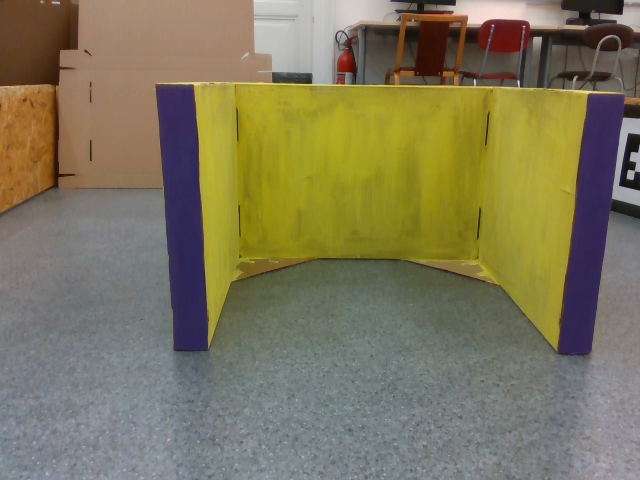
#> input picture camera/shoot9/RGB2.png, 640 x 480 px
$ python hsv.py
#> lines starting #> are read from the running program, lines starting #| are printed output that depends on the picture; after the words box and inside, x2 and y2 are one past the last pixel; in counts of white or black regions, pixels touching at a corner belong together
# DEBUG PURPOSES ONLY!

import cv2
import numpy as np

import yaml

detection_cfg = yaml.safe_load(open('conf/detection.yaml', 'r'))


def nothing(x):
    pass


# Set things up
img = cv2.imread('camera/shoot9/RGB2.png')
#> img is the input picture: shape (480, 640, 3); mean B, G, R 91, 119.7, 126.2
img = cv2.resize(img, (670, 500))
#> img: shape (500, 670, 3)

test_color = "magenta"

# Create a window
cv2.namedWindow('image')

# create trackbars for color change
cv2.createTrackbar('HMin', 'image', 0, 179, nothing)  # Hue is from 0-179 for Opencv
cv2.createTrackbar('SMin', 'image', 0, 255, nothing)
cv2.createTrackbar('VMin', 'image', 0, 255, nothing)
cv2.createTrackbar('HMax', 'image', 0, 179, nothing)
cv2.createTrackbar('SMax', 'image', 0, 255, nothing)
cv2.createTrackbar('VMax', 'image', 0, 255, nothing)

# Set default value for MAX HSV trackbars.
cv2.setTrackbarPos('HMax', 'image', 179)
cv2.setTrackbarPos('SMax', 'image', 255)
cv2.setTrackbarPos('VMax', 'image', 255)

# Initialize to check if HSV min/max value changes
hMin = sMin = vMin = hMax = sMax = vMax = 0
phMin = psMin = pvMin = phMax = psMax = pvMax = 100

output = img
waitTime = 33

lower = detection_cfg['colors'][test_color]['lower']
upper = detection_cfg['colors'][test_color]['upper']

# preset values on trackbars
cv2.setTrackbarPos('HMin', 'image', lower[0])
cv2.setTrackbarPos('SMin', 'image', lower[1])
cv2.setTrackbarPos('VMin', 'image', lower[2])
cv2.setTrackbarPos('HMax', 'image', upper[0])
cv2.setTrackbarPos('SMax', 'image', upper[1])
cv2.setTrackbarPos('VMax', 'image', upper[2])

# Show the image
cv2.imshow('image', output)
cv2.waitKey(0)

while (1):

    # get current positions of all trackbars
    hMin = cv2.getTrackbarPos('HMin', 'image')
    sMin = cv2.getTrackbarPos('SMin', 'image')
    vMin = cv2.getTrackbarPos('VMin', 'image')

    hMax = cv2.getTrackbarPos('HMax', 'image')
    sMax = cv2.getTrackbarPos('SMax', 'image')
    vMax = cv2.getTrackbarPos('VMax', 'image')

    # Set minimum and max HSV values to display
    lower = np.array([hMin, sMin, vMin])
    upper = np.array([hMax, sMax, vMax])

    # Create HSV Image and threshold into a range.
    hsv = cv2.cvtColor(img, cv2.COLOR_BGR2HSV)
#> hsv: shape (500, 670, 3); mean H, S, V 57.1, 88.2, 132
    mask = cv2.inRange(hsv, lower, upper)
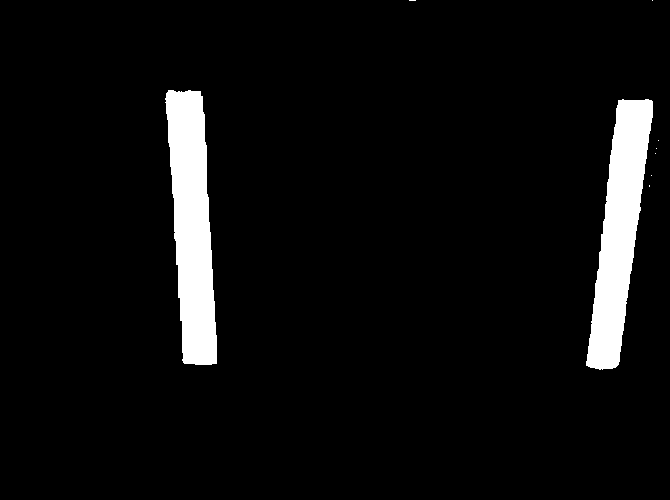
#> mask: shape (500, 670); 5.7% white; 9 white regions (7 under 20 px), largest, box (x1, y1, x2, y2) and area: (165, 90, 217, 365) 9753, (586, 99, 653, 370) 9252
    output = cv2.bitwise_and(img, img, mask=mask)
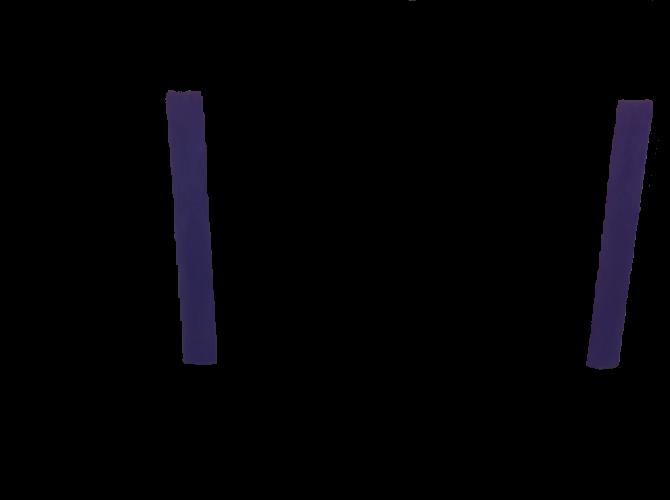
#> output: shape (500, 670, 3); mean B, G, R 4.8, 2.4, 2.9

    # Print if there is a change in HSV value
    if ((phMin != hMin) | (psMin != sMin) | (pvMin != vMin) | (phMax != hMax) | (psMax != sMax) | (pvMax != vMax)):
        print("(hMin = %d , sMin = %d, vMin = %d), (hMax = %d , sMax = %d, vMax = %d)" % (
            hMin, sMin, vMin, hMax, sMax, vMax))
        phMin = hMin
        psMin = sMin
        pvMin = vMin
        phMax = hMax
        psMax = sMax
        pvMax = vMax

    # Display output image
    cv2.imshow('image', output)

    # Wait longer to prevent freeze for videos.
    if cv2.waitKey(waitTime) & 0xFF == ord('q'):
#> (key q is pressed here)
        break

cv2.destroyAllWindows()

$ run again, with camera/shoot9/RGB0.png copied over camera/shoot9/RGB2.png
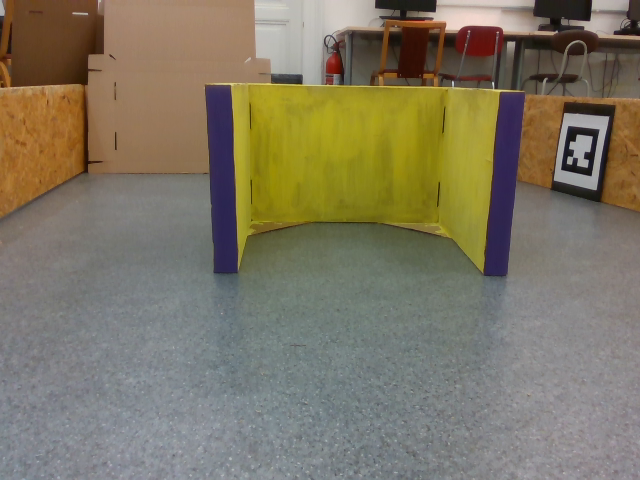
#> input picture camera/shoot9/RGB0.png, 640 x 480 px
#> img is the input picture: shape (480, 640, 3); mean B, G, R 99, 118.9, 126.5
#> img: shape (500, 670, 3)
#> hsv: shape (500, 670, 3); mean H, S, V 58.6, 71, 130.8
#> `mask = cv2.inRange(hsv, lower, upper)`:
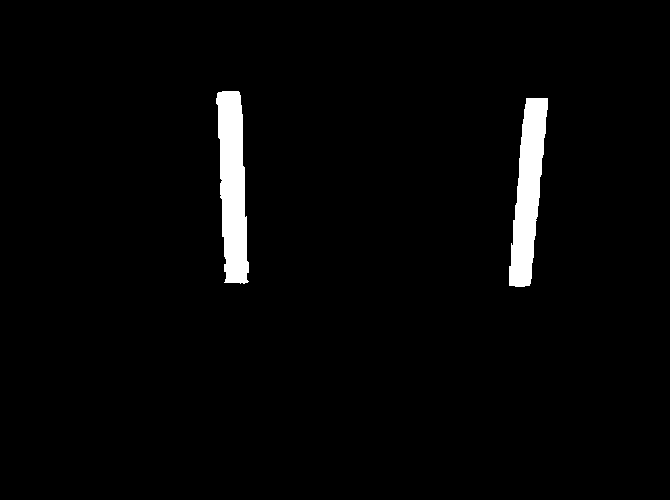
#> mask: shape (500, 670); 2.7% white; 2 white regions, box (x1, y1, x2, y2) and area: (216, 91, 249, 284) 4583, (509, 98, 548, 287) 4297
#> `output = cv2.bitwise_and(img, img, mask=mask)`:
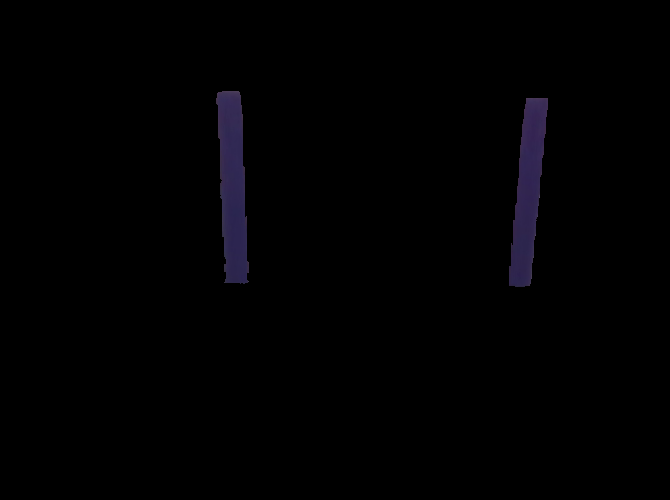
#> output: shape (500, 670, 3); mean B, G, R 2.1, 1.1, 1.3
